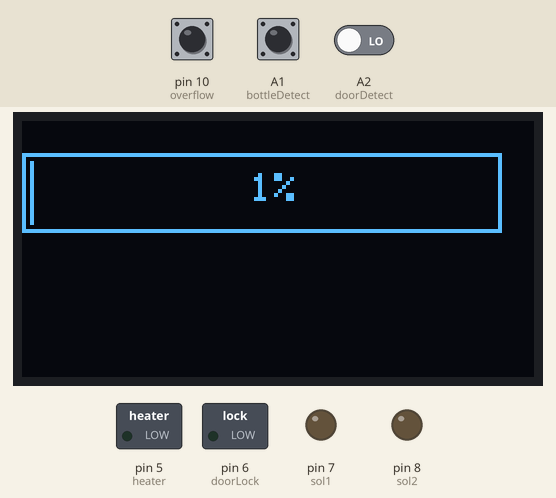
This sketch was run on a simulated Arduino Uno, built with avr-gcc and run on an emulated ATmega328P. Parts: 128×64 one-colour display, switched loads named in the sketch (green lamp = pin HIGH), output pins drawn as LEDs (lit = HIGH). The inputs (shaded band) are chosen by the test bench; at power-on: pin 10 (overflow) HIGH, A1 (bottleDetect) LOW, A2 (doorDetect) LOW.

Above: at 0.2 s.
At 1.15 s:
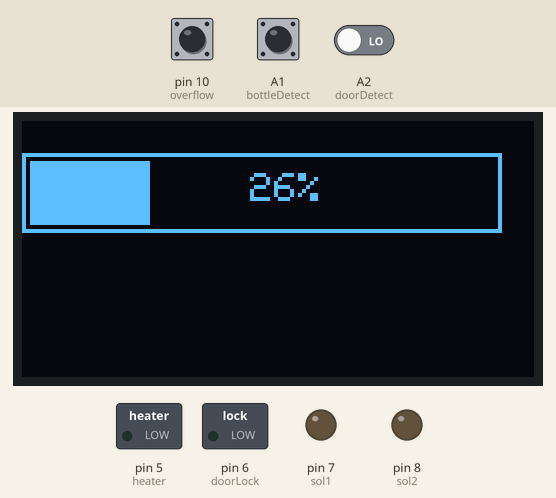
At 2.1 s:
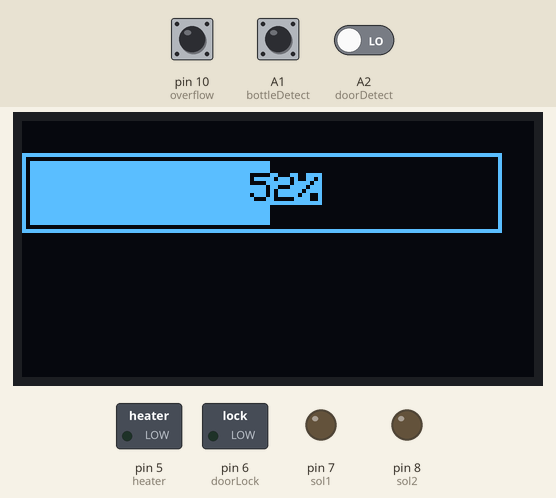
At 3.0 s:
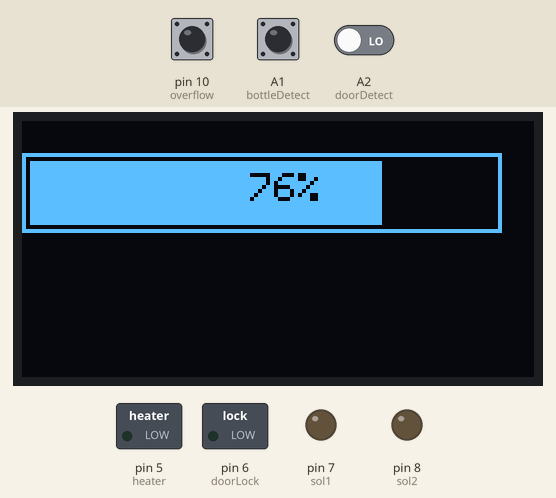
At 3.8 s:
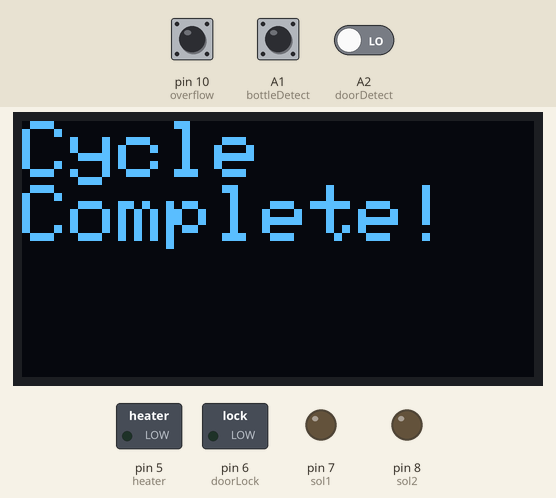

The sketch:

FullSystem.ino
```cpp
// parameters
float heater_startup_time = 5.0; // seconds
float hotwater_time = 20.0;      // seconds
float coldwater_time = 10.0;     // seconds
float pump_time = 1.2;           // seconds
float time_to_pause = 2.0;

// digital pins
// inputs
int button = 2; // interrupt pin
int soapSensor = 9;
int overflow = 10;

// outputs
int LEDs = 3;
int soapPump = 4; // MOSFET
int heater = 5;   // relay
int doorLock = 6; // MOSFET
int sol1 = 7;     // relay
int sol2 = 8;     // relay

int bottleDetect = A1; // hall effect
int doorDetect = A2;   // hall effect

// state variables
//  1: Bottle has been placed & Door is closed, button turns green
//  2: Button has been pressed & Cycle is in process, button turns red
//  3: Cycle successfully completed
//  4: Stop button pressed
int state = 1;

// For Display
#include <SPI.h>
#include <Wire.h>
#include <Adafruit_GFX.h>
#include <Adafruit_SSD1306.h>
#define OLED_RESET 4
Adafruit_SSD1306 display(OLED_RESET);
int display_time = 0;

// cycle & pause vars
long int cycle_time = 0;
long int pause_time = 0;

void setup()
{
    display.begin(SSD1306_SWITCHCAPVCC, 0x3C); // initialize display
    Serial.begin(9600);
    pinMode(heater, OUTPUT);
    pinMode(soapPump, OUTPUT);
    pinMode(doorLock, OUTPUT);
    pinMode(sol1, OUTPUT);
    pinMode(sol2, OUTPUT);
    pinMode(button, INPUT_PULLUP);
    pinMode(doorDetect, INPUT);
    pinMode(soapSensor, INPUT);
    pinMode(bottleDetect, INPUT);
    pinMode(overflow, INPUT_PULLUP);
}

void loop()
{
    make_display();
    if (pinHigh(soapPump) == false)
        ON(LEDs); // check soap levels
    if (pinHigh(overflow) == true)
        ON(LEDs); // Liquid level overflow
    if (pinHigh(bottleDetect) & pinHigh(doorDetect))
    { // if bottle present and door closed
        if (state == 1)
        {
            if (pinHigh(button) == false)
                state = 2;
        }
        if (state == 2)
        {
            if (cycle_time = 0)
            {
                ON(doorLock);
                ON(heater);
                cycle_time = millis();
            }
            if (pinHigh(button) == true)
                state = 4;
            else
                Cycle();
        }
        if (state == 3)
        {
            OFF(doorLock);
        }
        if (state == 4)
            pauseCycle();
    }
}
void make_display()
{
    display.clearDisplay();
    if (display_time < 100)
    {
        display_time++;
        drawPercentbar(0, 8, 120, 20, display_time);
    }
    else
        cycle_complete();
    display.display();
    delay(10);
}

void drawPercentbar(int x, int y, int width, int height, int progress)
{
    progress = progress > 100 ? 100 : progress;
    progress = progress < 0 ? 0 : progress;
    float bar = ((float)(width - 4) / 100) * progress;
    display.drawRect(x, y, width, height, WHITE);
    display.fillRect(x + 2, y + 2, bar, height - 4, WHITE);
    display.setCursor((width / 2) - 3, y + 5);
    display.setTextSize(1);
    display.setTextColor(WHITE);
    if (progress >= 50)
        display.setTextColor(BLACK, WHITE); // 'inverted' text
    display.print(progress);
    display.print("%");
}

void cycle_complete()
{
    display.setCursor(0, 0);
    display.setTextSize(2);
    display.setTextColor(WHITE);
    display.print("Cycle     Complete!");
}

bool pinHigh(int pin_toRead)
{
    int val = digitalRead(pin_toRead);
    if (val == HIGH)
        return true;
    else
        return false;
}

void ON(int pin_toWrite)
{
    digitalWrite(pin_toWrite, HIGH);
}

void OFF(int pin_toWrite)
{
    digitalWrite(pin_toWrite, LOW);
}

void Cycle()
{
    if (cycle_time > heater_startup_time * 1000)
    {
        if (cycle_time < (heater_startup_time + hotwater_time) * 1000)
        {
            ON(sol1);
            if (cycle_time < (heater_startup_time + pump_time) * 1000)
                ON(soapPump);
            else
                OFF(soapPump);
        }
        else if (cycle_time < (heater_startup_time + hotwater_time + coldwater_time) * 1000)
        {
            OFF(heater);
            OFF(sol1);
            ON(sol2);
        }
        else
        {
            OFF(sol2);
            state = 3;
        }
    }
}

void pauseCycle()
{
    while (pause_time < time_to_pause * 1000)
    {
        OFF(heater);
        OFF(soapPump);
        OFF(sol1);
        OFF(sol2);
        OFF(doorLock);
    }
}
```
